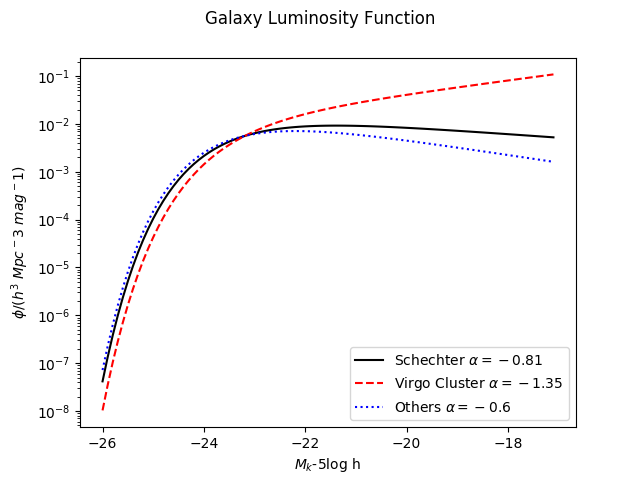

This figure's Python source:
import matplotlib.pyplot as plt
import numpy as np
import astropy.units as u
from scipy.integrate import quad

def Salpeter(mass):
	value, skip = quad(lambda x: x**-1.35, mass[0], mass[-1])
	xi = 1./value
	eta = xi * mass**-1.35
	return eta, xi

def func_core(alpha, M_star, phi_star, M):
	A = 0.4*np.log(10)
	B = np.power(10.,(0.4*(alpha + 1)*(M_star - M)))
	C = -np.power(10.,(0.4*(M_star - M)))
	value = A*phi_star*B*np.exp(C)
	return value

def Schechter(alpha, M_star, phi_star):
	xaxis_M = np.arange(-26., -17., 0.1)
	yaxis_phi = func_core(alpha, M_star, phi_star, xaxis_M)
	return xaxis_M, yaxis_phi

test_phi_star = 1.66*1e-2*(1/(u.Mpc * u.Mpc * u.Mpc))
test_alpha = -0.81
test_M_star = -23.19
data_x, data_y = Schechter(test_alpha, test_M_star, test_phi_star)
virgo_x, virgo_y = Schechter(-1.35, test_M_star, test_phi_star)
other_x, other_y = Schechter(-0.6, test_M_star, test_phi_star)


fig = plt.figure()
fig.suptitle("Galaxy Luminosity Function")
plt.semilogy(data_x, data_y, color='black', linestyle='-', label=r'Schechter $\alpha = -0.81$')
plt.semilogy(virgo_x, virgo_y, color = "r", linestyle = "--", label=r"Virgo Cluster $\alpha = -1.35$")
plt.semilogy(other_x, other_y, color = "b", linestyle = ":", label=r"Others $\alpha = -0.6$")
plt.xlabel(r"$M_k$-5log h")
plt.ylabel(r"$\phi$/($h^3$ $Mpc^-3$ $mag^-1$)")
plt.legend(loc = "lower right")
plt.savefig("Schechter_Function.png")

mass_bin = np.linspace(0.1, 120., 50)
eta_bin, xi = Salpeter(mass_bin)
frac_1, skip = quad(lambda x: xi * x**-1.35, 1, 120)
frac_2, skip = quad(lambda x: xi * x**-1.35, .1, 120)
print("xi: %f\nfrac > 1: %.3f\nfrac total: %.3f\n"%(xi, frac_1, frac_2))